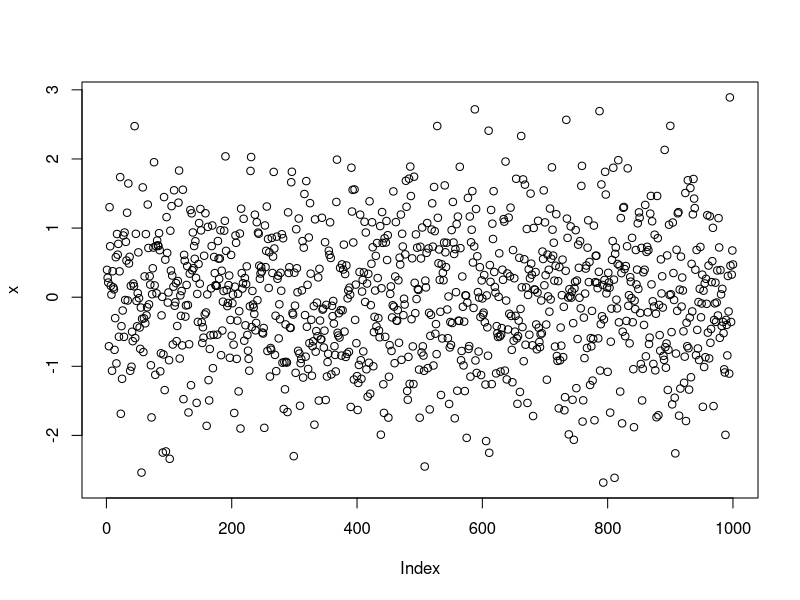
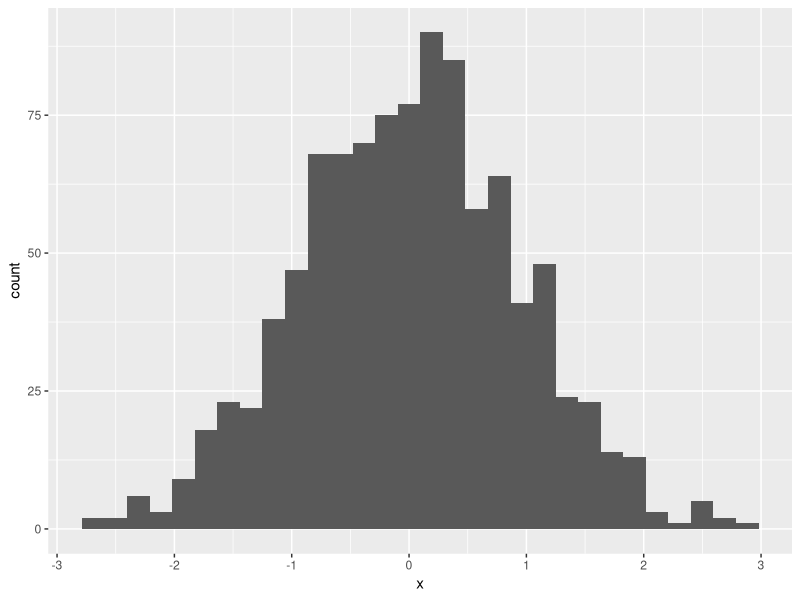

Write R code to recreate these figures, in order.
# This is to test your distribution of R and RStudio

x <- rnorm(1000) # This command generates random numbers that are normally distributed.
plot(x) # This is a built-in plotting tool that will show the values generated.

install.packages("tidyverse")
library(tidyverse)

y <- data.frame(x)
ggplot(y) +
      geom_histogram(aes(x)) # This command is part of ggplot2 and will generate a histogram of the data generated.
